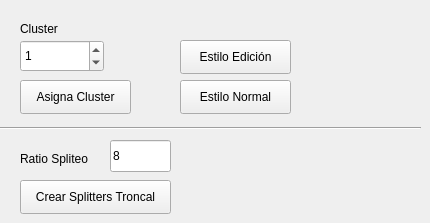
        <widget class="QWidget" name="tab_9">
         <attribute name="title">
          <string>Splitters Troncal</string>
         </attribute>
         <widget class="QLabel" name="label_19">
          <property name="geometry">
           <rect>
            <x>20</x>
            <y>20</y>
            <width>51</width>
            <height>18</height>
           </rect>
          </property>
          <property name="text">
           <string>Cluster</string>
          </property>
         </widget>
         <widget class="QPushButton" name="botonCreaSplitters">
          <property name="geometry">
           <rect>
            <x>20</x>
            <y>180</y>
            <width>151</width>
            <height>34</height>
           </rect>
          </property>
          <property name="text">
           <string>Crear Splitters Troncal</string>
          </property>
         </widget>
         <widget class="QPushButton" name="botonCambiaEstilo">
          <property name="geometry">
           <rect>
            <x>180</x>
            <y>40</y>
            <width>111</width>
            <height>34</height>
           </rect>
          </property>
          <property name="text">
           <string>Estilo Edición</string>
          </property>
         </widget>
         <widget class="QSpinBox" name="numeroCluster">
          <property name="geometry">
           <rect>
            <x>20</x>
            <y>40</y>
            <width>84</width>
            <height>32</height>
           </rect>
          </property>
          <property name="value">
           <number>1</number>
          </property>
         </widget>
         <widget class="QPushButton" name="botonCambiaEstiloNormal">
          <property name="geometry">
           <rect>
            <x>180</x>
            <y>80</y>
            <width>111</width>
            <height>34</height>
           </rect>
          </property>
          <property name="text">
           <string>Estilo Normal</string>
          </property>
         </widget>
         <widget class="QPushButton" name="botonAsignaCluster">
          <property name="geometry">
           <rect>
            <x>20</x>
            <y>80</y>
            <width>111</width>
            <height>34</height>
           </rect>
          </property>
          <property name="text">
           <string>Asigna Cluster</string>
          </property>
         </widget>
         <widget class="QLabel" name="label_20">
          <property name="geometry">
           <rect>
            <x>20</x>
            <y>150</y>
            <width>81</width>
            <height>18</height>
           </rect>
          </property>
          <property name="text">
           <string>Ratio Spliteo</string>
          </property>
         </widget>
         <widget class="QLineEdit" name="lineEdit_rat_split_tr">
          <property name="geometry">
           <rect>
            <x>110</x>
            <y>140</y>
            <width>61</width>
            <height>32</height>
           </rect>
          </property>
          <property name="text">
           <string>8</string>
          </property>
         </widget>
         <widget class="Line" name="line_2">
          <property name="geometry">
           <rect>
            <x>0</x>
            <y>120</y>
            <width>421</width>
            <height>16</height>
           </rect>
          </property>
          <property name="orientation">
           <enum>Qt::Horizontal</enum>
          </property>
         </widget>
        </widget>
